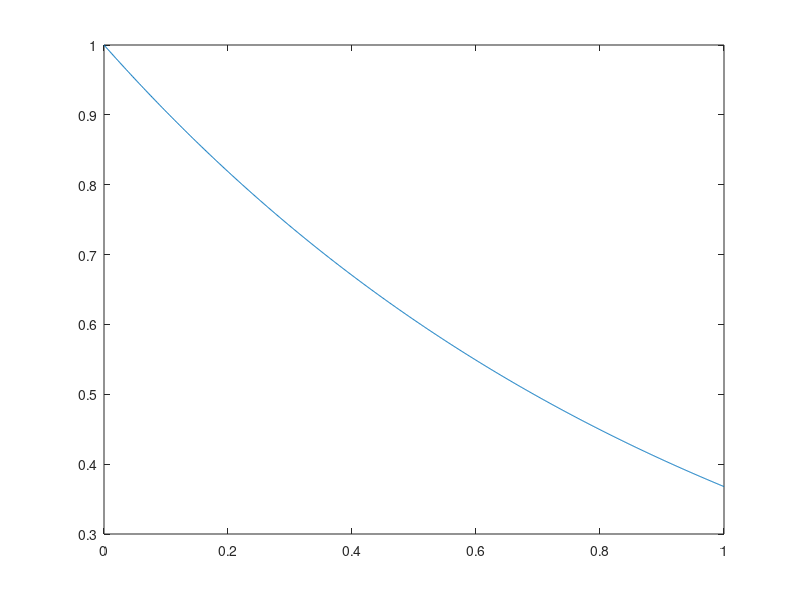
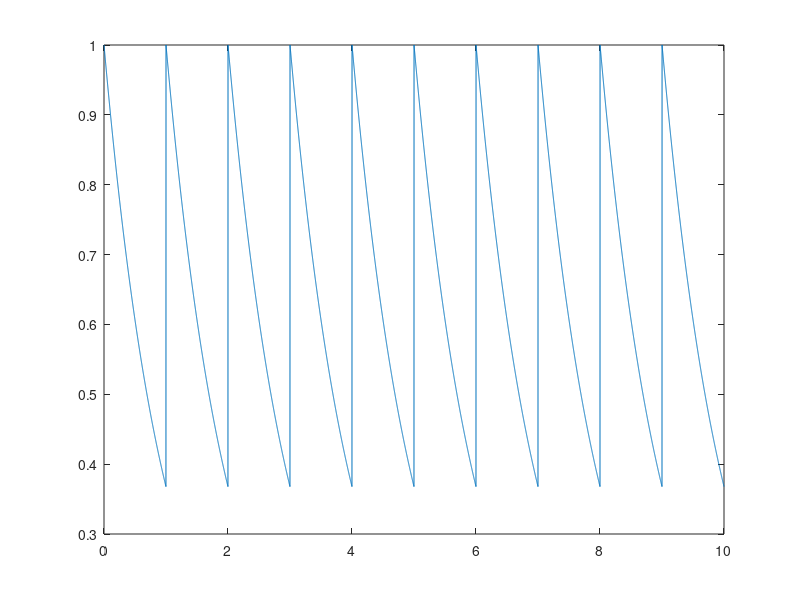
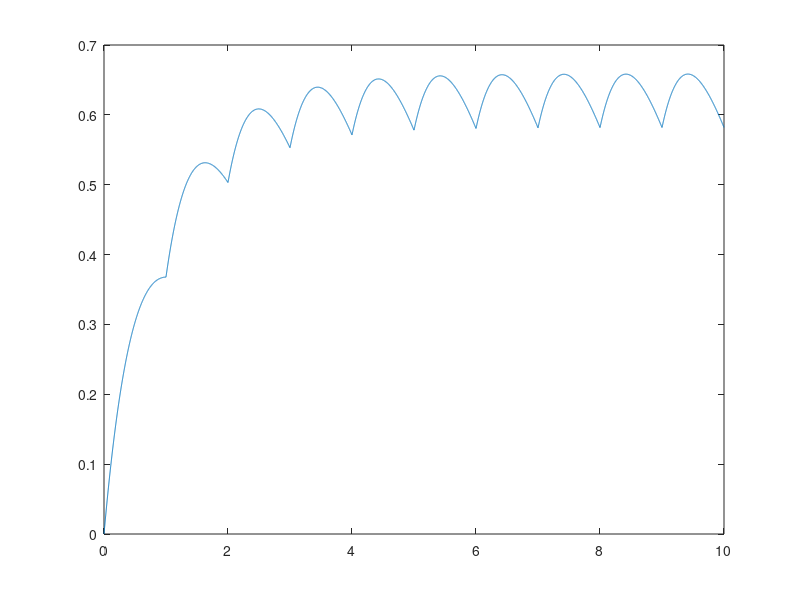

Recreate these plots in MATLAB, in order.
%%%%%%%%%%%%%%%%%%%%%%%%%%%%%%%%%%%%%%%%%%%%%%%%%%%%%%%%%%%%%%%%%%%%%%% 0 - Boas práticasclear all;                        % apaga todas as variáveisclose all;                        % fechar as figurasclc;                              % limpa o ambiente de simulaçãopkg load control;                % somente para o Octave%%%%%%%%%%%%%%%%%%%%%%%%%%%%%%%%%%%%%%%%%%%%%%%%%%%%%%%%%%%%%%%%%%%%%%% 1 - Definir o sinal g(t)T0 = 1;                         % duração de 1 períodoN  = 1000;                      % número de pontos em um períodoM  = 10;                        % Número de períodosgt    = @(t)  exp(-t);          % sinal x(t)tempo = linspace(0,T0,N)        % vetor tempoxt    = gt(tempo)               % sinal basextT0  = [xt xt xt xt xt xt xt xt xt xt];  % sinal compostot     = linspace(0,M*T0,M*N);u = xtT0;                       % entrada do sistemaNum = 1;                        % NumeradorDen = [1 1];                    % DenominadorHs  = tf(Num, Den);             % função de transferência[Y, T, X] = lsim (Hs,u,t);      % saída%%%%%%%%%%%%%%%%%%%%%%%%%%%%%%%%%%%%%%%%%%%%%%%%%%%%%%%%%%%%%%%%%%%%%%% 2 - Visualizando y(t)figure(1)plot(tempo,xt)figure(2)plot(t,xtT0)figure(3)plot(t,Y)